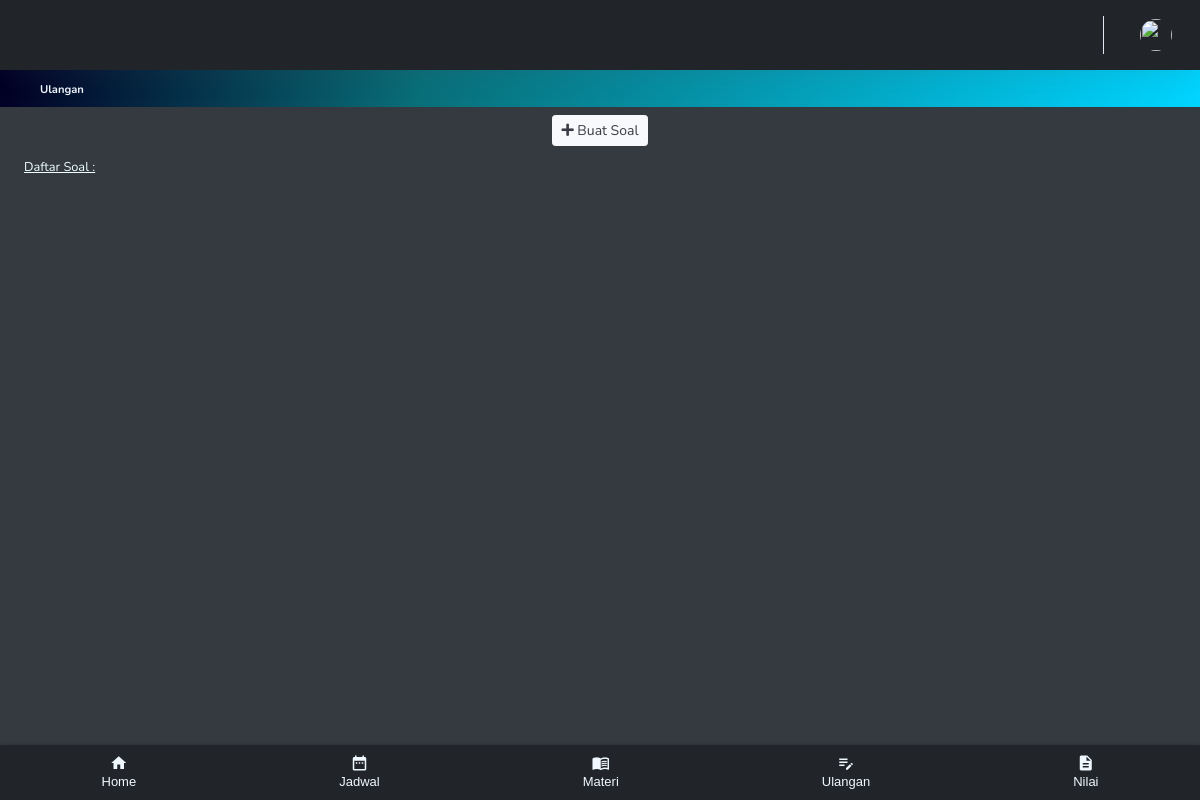
The page /aplikasi/index.php/guru/ulangan on the database as committed earlier.
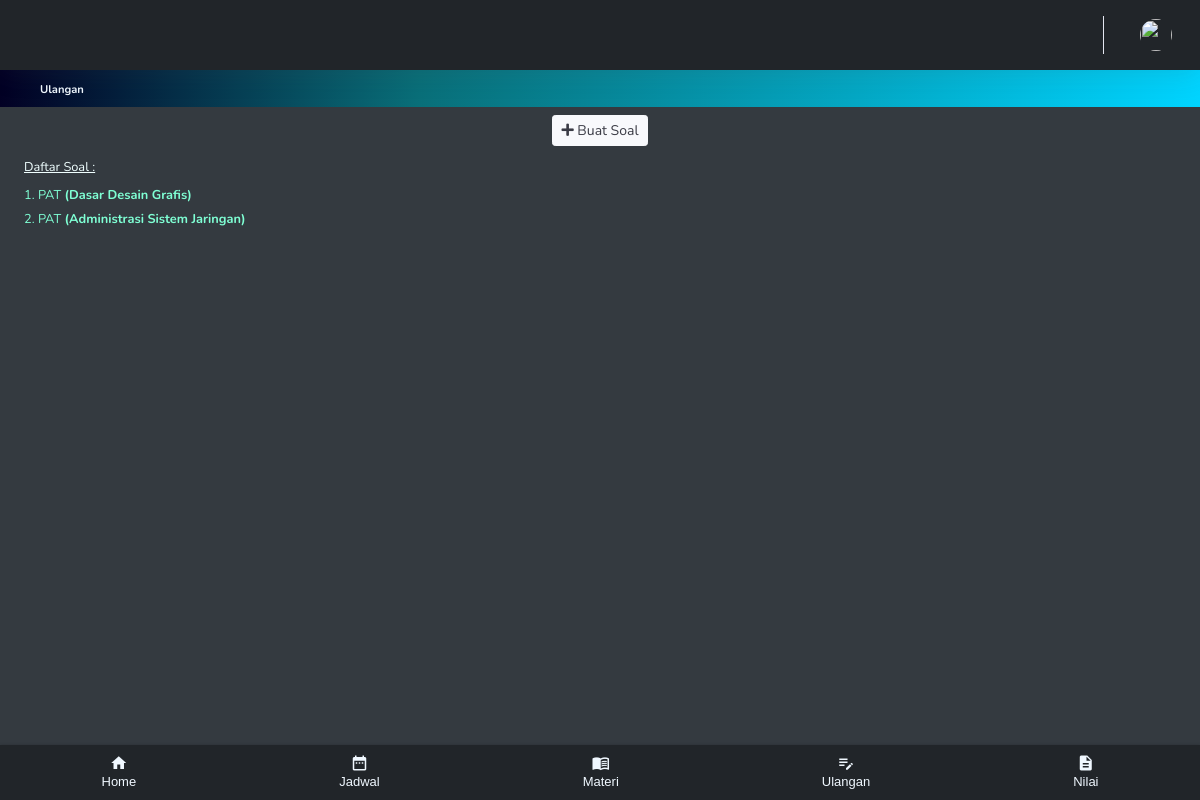
The same page on the database as committed later.
### tables this page shows
CREATE TABLE `parent_soal` (
  `id_parent` int(11) NOT NULL,
  `judul_ulangan` varchar(150) NOT NULL,
  `mapel_id_parent` int(11) NOT NULL,
  `created_by` varchar(150) NOT NULL
);

CREATE TABLE `mapel` (
  `id_mapel` int(11) NOT NULL,
  `nama_mapel` varchar(128) NOT NULL,
  `status_mapel` varchar(100) NOT NULL,
  `jp_mapel` varchar(100) NOT NULL,
  `guru_mapel` varchar(100) NOT NULL,
  `kelas_mapel` varchar(100) NOT NULL
);

### aplikasi/application/controllers/Guru.php (called while the page is built, shortened)
<?php
class Guru extends CI_Controller
{
    public function __construct()
    {
        $this->load->library('form_validation');
    }
    public function ulangan()
    {
        $data['judul'] = 'Ulangan';
        $data['user'] = $this->db->get_where('user', ['username' => $this->session->userdata['username']])->row_array();
        $data['mapel'] = $this->db->get_where('mapel', ['guru_mapel' => $this->session->userdata['username']])->result_array();
        $this->db->select('*');
        $this->db->from('parent_soal');
        $this->db->join('mapel', 'mapel.id_mapel = parent_soal.mapel_id_parent');
        $data['ulangan'] = $this->db->get()->result_array();
        $this->load->view('templates/header_guru', $data);
        $this->load->view('guru/ulangan', $data);
        $this->load->view('templates/footer_nav_guru');
        $this->load->view('templates/footer_guru');
    }
}

### aplikasi/index.php (called while the page is built, shortened)
<?php
require_once BASEPATH.'core/CodeIgniter.php';

### aplikasi/application/views/guru/ulangan.php (the view, shortened to what this page needs)
<div class="head" style="color:aliceblue; background-image: linear-gradient(90deg, rgba(2,0,36,1) 0%, rgba(9,111,121,1) 35%, rgba(0,212,255,1) 100%); padding-bottom:8px; padding-top:8px;">
    <div class="container" style="padding-left:10px; font-size: 14px;">
        <small style="color:aliceblue;"><b>Ulangan</b></small>
    </div>
</div>
<div class="container-fluid mt-1 mb-3">
    <div class="button d-flex justify-content-center mt-2">
        <button type="button" class="btn btn-light btn-sm" data-bs-toggle="modal" data-bs-target="#buatSoal">
            <i class="fas fa-plus"></i> Buat Soal
        </button>
    </div>
    <div class="daftar mt-2">
        <small style="color:azure;"> <u> Daftar Soal : </u></small>
    </div>
    <div class="ulangan mt-1">
        <?php $no = 1;
        foreach ($ulangan as $ul) : ?>
            <div class="soal_ulangan">
                <a href="<?= base_url() ?>/guru/buatSoal/<?= $ul['id_parent'] ?>" style="color:aquamarine;"> <small><?= $no ?>. <?= $ul['judul_ulangan'] ?> <b>(<?= $ul['nama_mapel'] ?>)</b></small></a>
                <?php $no++; ?>
            </div>
        <?php endforeach ?>
    </div>
</div>

### aplikasi/application/views/templates/header_guru.php (shortened to what this page needs)
<!DOCTYPE html>
<html lang="en">
<head>
    <link href="<?= base_url('assets/') ?>vendor/fontawesome-free/css/all.min.css" rel="stylesheet" type="text/css">
    <link href="<?= base_url('assets/') ?>css/sb-admin-2.min.css" rel="stylesheet">
    <link href="<?= base_url('assets/') ?>vendor/datatables/dataTables.bootstrap4.min.css" rel="stylesheet">
    <link rel="stylesheet" href="<?= base_url('assets/') ?>css/style1.css">
</head>
<body id="page-top">
    <div id="wrapper">
        <div id="content-wrapper" class="d-flex flex-column">
            <div id="content" style="background-color: #343a40;">
                <nav class="navbar navbar-expand navbar-dark topbar mb-0 static-top shadow" style="background-color: #212529;">
                    <ul class="navbar-nav ml-auto">
                        <li class="nav-item dropdown no-arrow">
                            <a class="nav-link dropdown-toggle" href="#" id="userDropdown" role="button" data-toggle="dropdown" aria-haspopup="true" aria-expanded="false">
                                <img class="img-profile rounded-circle" src="<?= base_url('assets/img/') . $user['foto']; ?> ">
                            </a>
                        </li>
                    </ul>
                </nav>

### aplikasi/application/views/templates/footer_nav_guru.php
<nav class="nav">
    <a href="<?= base_url('guru') ?>" class="nav__link">
        <i class="material-icons nav__icon">home</i>
        <span class="nav__text">Home</span>
    </a>
    <a href="<?= base_url('guru/jadwal') ?>" class="nav__link">
        <i class="material-icons nav__icon">date_range</i>
        <span class="nav__text">Jadwal</span>
    </a>
    <a href="<?= base_url('guru/kelas') ?>" class="nav__link">
        <i class="material-icons nav__icon">menu_book</i>
        <span class="nav__text">Materi</span>
    </a>
    <a href="<?= base_url('guru/ulangan') ?>" class="nav__link">
        <i class="material-icons nav__icon">edit_note</i>
        <span class="nav__text">Ulangan</span>
    </a>
    <a href="<?= base_url('guru/ujian') ?>" class="nav__link">
        <i class="material-icons nav__icon">description</i>
        <span class="nav__text">Nilai</span>
    </a>
</nav>

### aplikasi/application/views/templates/footer_guru.php (shortened to what this page needs)
</div>
</div>
</body>
</html>

### aplikasi/assets/css/style1.css (style rules this page uses)
body { margin: 0 0 55px 0; background-color: #343a40; }
.nav { position: fixed; bottom: 0; width: 100%; height: 55px; box-shadow: 0 0 3px rgba(0, 0, 0, 0.2); background-color: #212529; display: flex; overflow: auto; }
.nav__link { display: flex; flex-direction: column; align-items: center; justify-content: center; flex-grow: 1; min-width: 50px; overflow: hidden; white-space: nowrap; font-family: sans-serif; font-size: 13px; color: aliceblue; text-decoration: none; -webkit-tap-highlight-color: transparent; transition: background-color 0.1s ease-in-out; }
.nav__icon { font-size: 18px; }

Rows that differ between the two databases and show on the page:
added parent_soal: judul_ulangan "PAT", mapel.nama_mapel "Dasar Desain Grafis"
added parent_soal: judul_ulangan "PAT", mapel.nama_mapel "Administrasi Sistem Jaringan"
